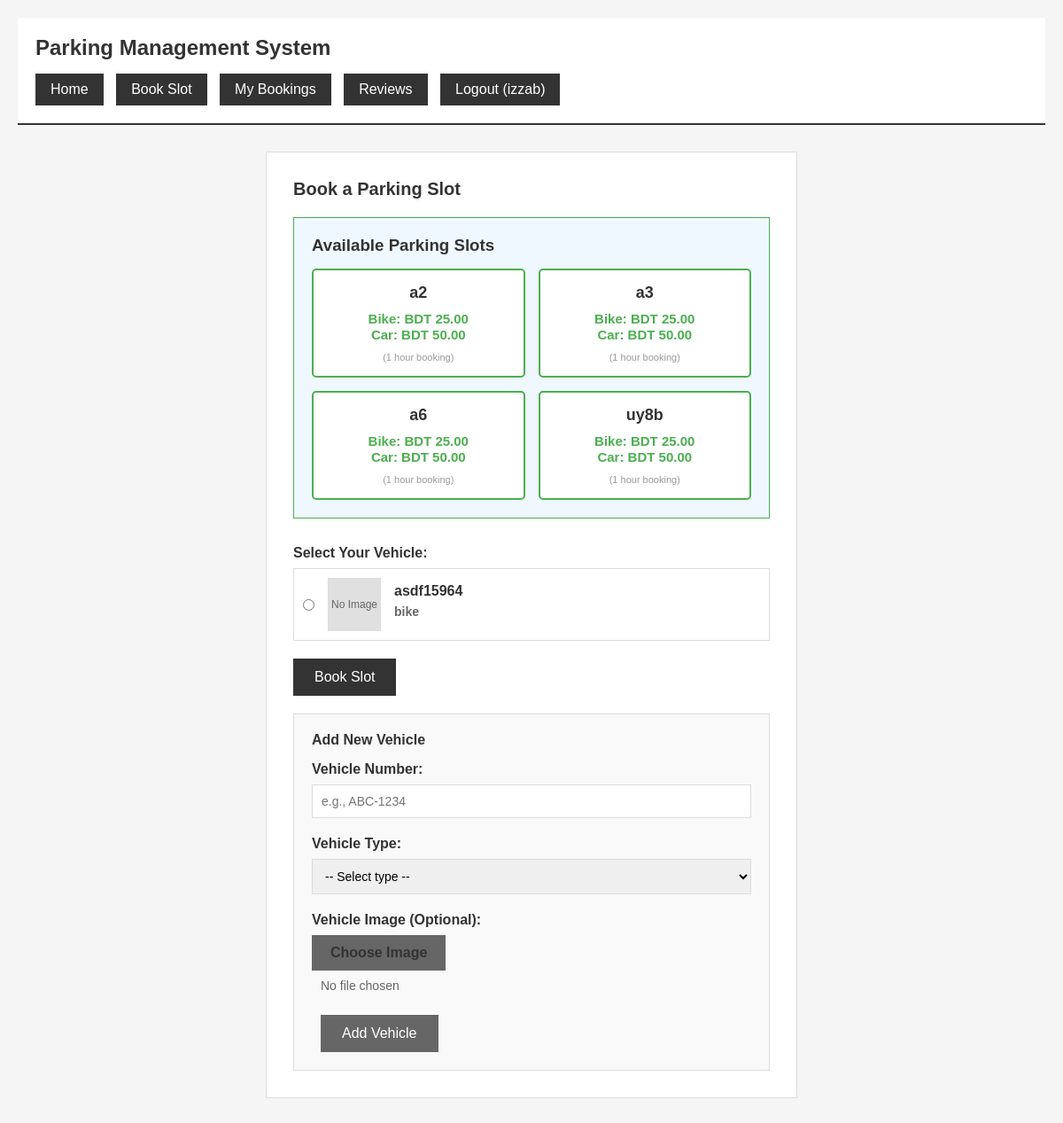
/book/ (signed in), run on an earlier commit of the app's database.
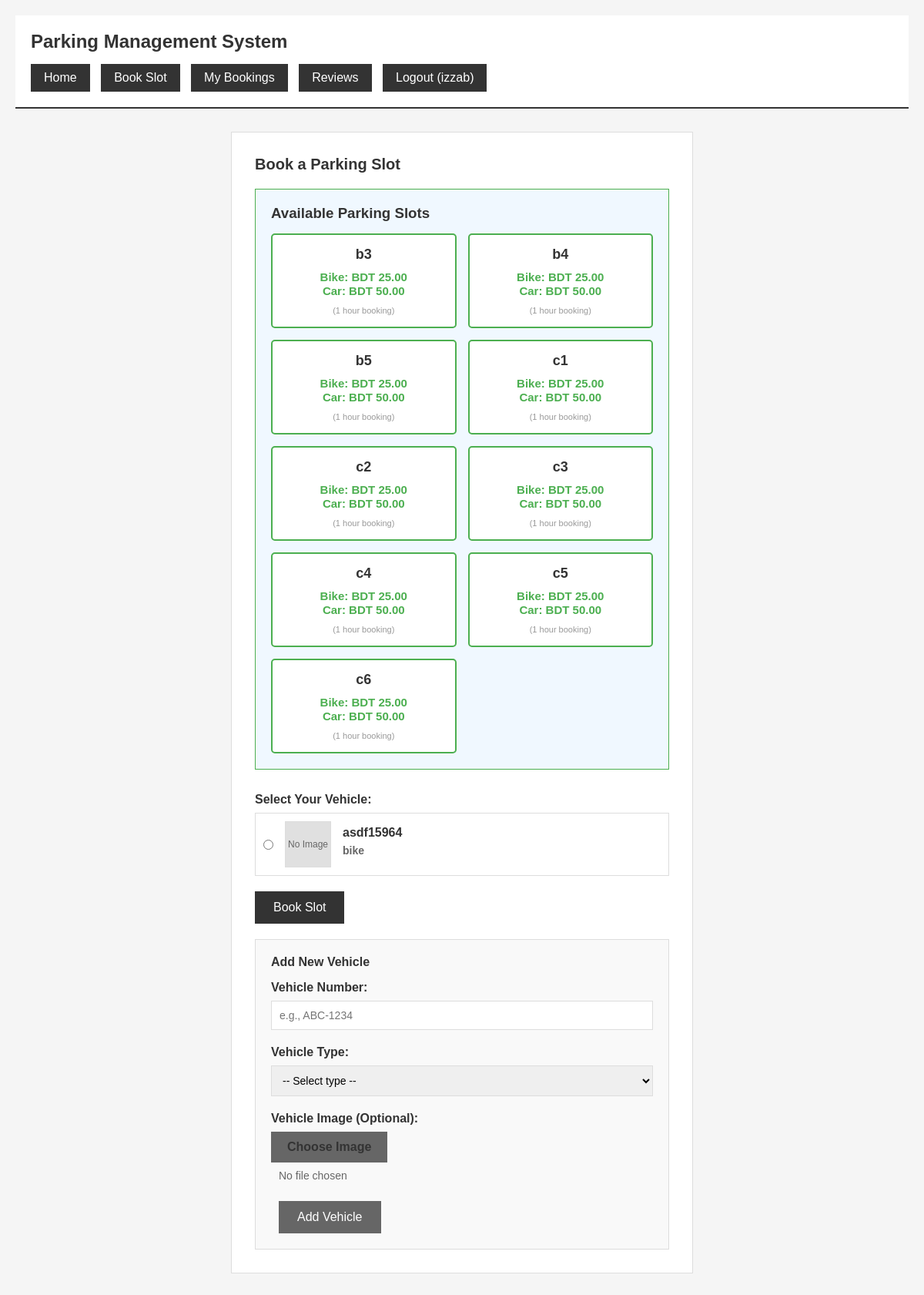
And on a later commit of the database.
### parking/models.py (models this page shows, shortened)
class ParkingSlot(models.Model):
    slot_number = models.CharField(max_length=10)
    is_available = models.BooleanField(default=True)
    price_per_hour = models.DecimalField(max_digits=10, decimal_places=2, default=50.00)

class Vehicle(models.Model):
    user = models.ForeignKey(User, on_delete=models.CASCADE)
    vehicle_number = models.CharField(max_length=20)
    vehicle_type = models.CharField(max_length=10)
    vehicle_image = models.ImageField(upload_to='vehicle_images/', null=True, blank=True)

### parking/views.py (the view, shortened to what this page needs)
# urls.py: path('book/', views.book_slot, name='book_slot'),
@login_required(login_url='/login/')
def book_slot(request):
    vehicles = Vehicle.objects.filter(user=request.user)
    slots = ParkingSlot.objects.filter(is_available=True)
    for slot in slots:
        slot.bike_charge = Decimal('25.00')
        slot.car_charge = Decimal('50.00')
    return render(request, 'book.html', {'vehicles': vehicles, 'slots': slots})

### templates/book.html (shortened to what the changed rows need)
<!DOCTYPE html>
<html lang="en">
<head>
</head>
<body>
    <div class="header">
        <h1>Parking Management System</h1>
    </div>
    <div class="container">
        <div class="section">
            <h2>Book a Parking Slot</h2>
            {% if slots %}
                <div style="background: #f0f8ff; padding: 20px; margin-bottom: 30px; border: 1px solid #4CAF50;">
                    <div style="display: grid; grid-template-columns: repeat(auto-fit, minmax(200px, 1fr)); gap: 15px;">
                        {% for slot in slots %}
                        <div style="background: #fff; padding: 15px; border: 2px solid #4CAF50; border-radius: 5px; text-align: center;">
                            <strong style="font-size: 18px; color: #333;">{{ slot.slot_number }}</strong>
                            <p style="color: #4CAF50; margin: 10px 0; font-weight: bold;"><strong style="font-size: 15px;">Bike: BDT {{ slot.bike_charge }}<br/>Car: BDT {{ slot.car_charge }}</strong></p>
                            <p style="color: #999; font-size: 11px;">(1 hour booking)</p>
                        </div>
                        {% endfor %}
                    </div>
                </div>
            {% endif %}
            {% if vehicles %}
                <form method="POST">
                    <div class="form-group">
                        {% for v in vehicles %}
                        <div class="vehicle-option">
                            <input type="radio" name="vehicle" value="{{ v.id }}" id="vehicle_{{ v.id }}" required>
                            {% if v.vehicle_image %}
                                <img src="{{ v.vehicle_image.url }}" alt="{{ v.vehicle_number }}" class="vehicle-image">
                            {% else %}
                                <div class="vehicle-image-placeholder">No Image</div>
                            {% endif %}
                            <label for="vehicle_{{ v.id }}" class="vehicle-info">
                                <strong>{{ v.vehicle_number }}</strong>
                                <span>{{ v.vehicle_type }}</span>
                            </label>
                        </div>
                        {% endfor %}
                    </div>
                </form>
            {% endif %}
        </div>
    </div>
</body>
</html>

What changed in the data, as far as the page shows it:
removed ParkingSlot: slot_number "a2", bike_charge "25.00", car_charge "50.00"
no longer on this page (row edited): ParkingSlot: slot_number "a3", bike_charge "25.00", car_charge "50.00"
removed ParkingSlot: slot_number "a6", bike_charge "25.00", car_charge "50.00"
no longer on this page (row edited): ParkingSlot: slot_number "uy8b", bike_charge "25.00", car_charge "50.00"
added ParkingSlot: slot_number "b3", bike_charge "25.00", car_charge "50.00"
added ParkingSlot: slot_number "b4", bike_charge "25.00", car_charge "50.00"
added ParkingSlot: slot_number "b5", bike_charge "25.00", car_charge "50.00"
added ParkingSlot: slot_number "c1", bike_charge "25.00", car_charge "50.00"
added ParkingSlot: slot_number "c2", bike_charge "25.00", car_charge "50.00"
added ParkingSlot: slot_number "c3", bike_charge "25.00", car_charge "50.00"
added ParkingSlot: slot_number "c4", bike_charge "25.00", car_charge "50.00"
added ParkingSlot: slot_number "c5", bike_charge "25.00", car_charge "50.00"
added ParkingSlot: slot_number "c6", bike_charge "25.00", car_charge "50.00"
